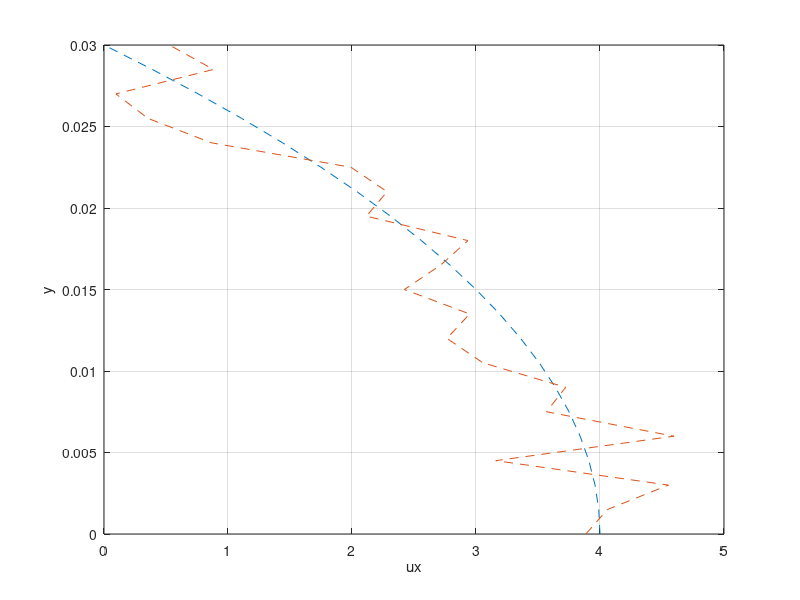

The MATLAB script that drew this image:
% write_line_profile.m

% %--- Example of file format for a 2D line profile with N values:
% ((profilename line N)
% (x
% 4.00000E+00 4.00000E+00 4.00000E+00 4.00000E+00
% 4.00000E+00 4.00000E+00 4.00000E+00 4.00000E+00 )
% (y
% 1.06443E-03 3.19485E-03 5.33020E-03 7.47418E-03
% 2.90494E-01 3.31222E-01 3.84519E-01 4.57471E-01 )
% (dataname
% 5.47866E+00 6.59870E+00 7.05731E+00 7.40079E+00
% 1.01674E+01 1.01656E+01 1.01637E+01 1.01616E+01 )
% )
% %----------------------------------------------------

clear all
close all

%--- Parameters 
D    = 0.03;  
Umax = 4;       

%--- Define profile
N = 21;   
y = linspace(0, D, N);
x = zeros(size(y));

u1 = -Umax*(y-D).*(y+D)/D^2;
u2 = u1 + (0.2*Umax)*(rand(size(u1))-0.5)*2;

figure, hold on, box on, grid on, xlabel ux, ylabel y,
plot(u1, y, '--'),
plot(u2, y, '--'),

%--- Write file 
fid = fopen(['line_profile.txt'], 'w');    

fprintf(fid, '((velocity-uy line %u) \n', length(u2));

fprintf(fid, '(x \n', []);
fprintf(fid, '%6.12g ', x);
fprintf(fid, ')\n', []);

fprintf(fid, '(y \n', []);
fprintf(fid, '%6.12g ', y);
fprintf(fid, ')\n', []);
 
fprintf(fid, '(u \n', []);
fprintf(fid, '%6.12g ', u2);
fprintf(fid, ')\n', []);

fprintf(fid, ')\n', []);
fclose(fid);
